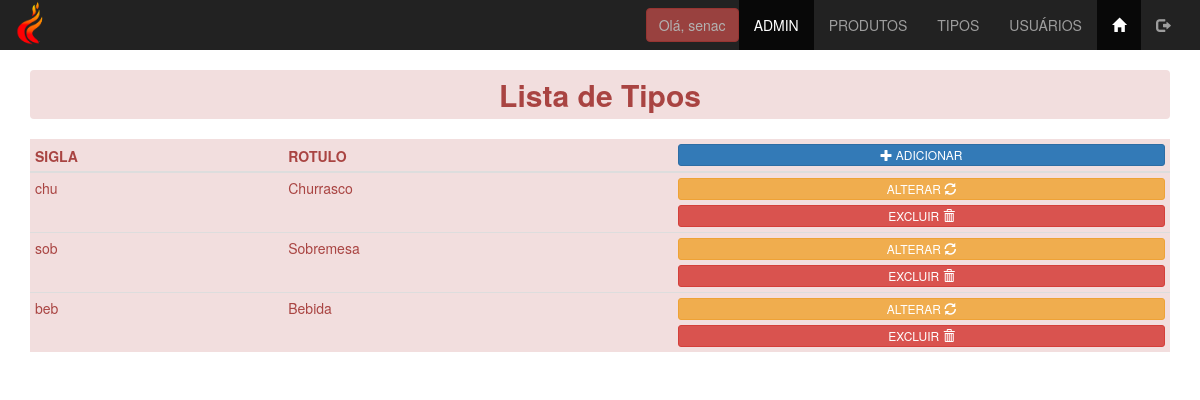
/admin/tipos_lista.php (signed in), run on the app's committed database.
### tables this page shows
CREATE TABLE `tbtipos` (
  `id_tipo` int(11) NOT NULL,
  `sigla_tipo` varchar(3) NOT NULL,
  `rotulo_tipo` varchar(15) NOT NULL
);

### admin/tipos_lista.php (the view, shortened to what this page needs)
<?php
    include '../conn/connect.php';
    $lista = $conn->query("select * from tbtipos");
    $row = $lista->fetch_assoc();
?>
<!DOCTYPE html>
<html lang="pt-BR">
<head>
    <link rel="stylesheet" href="../css/bootstrap.min.css">
    <link rel="stylesheet" href="../css/estilo2.css">
</head>
<body class="fundofixo">
    <?php include "menu_adm.php"; ?>
    <main class="container">
        <h2 class="breadcrumb alert-danger center"><strong> Lista de Tipos </strong></h2>
        <table class="table table-hover table-condensed tb-opacidade alert-danger">
            <thead>
                <th>SIGLA</th>
                <th>ROTULO</th>
                 <th>
                    <a href="tipos_insere.php" target="_self" class="btn btn-block btn-primary btn-xs" role="button">
                        <span class="glyphicon glyphicon-plus" aria-hidden="true"></span>
                        <span class="hidden-xs">ADICIONAR</span>
                    </a>
                </th>
            </thead>
            <tbody>
               <?php do{?>
                    <tr>
                        <td>
                            <?php echo $row['sigla_tipo']?>
                        </td>
                        <td>
                            <?php echo $row['rotulo_tipo']?>
                        </td>
                        <td>
                            <a href="tipos_atualiza.php?id_tipo=<?php echo $row['id_tipo'];?>" role="button" class="btn btn-warning btn-block btn-xs">
                                <span class="hidden-xs">ALTERAR</span>
                                <span class="glyphicon glyphicon-refresh"></span>
                            </a>
                            <button
                                data-id="<?php echo $row['id_tipo'];?>"
                                class="delete btn btn-xs btn-block btn-danger"
                                >
                                <span class="hidden-xs">EXCLUIR</span>
                                <span class="glyphicon glyphicon-trash"></span>
                            </button>
                        </td>
                    </tr>
                    <?php }while($row = $lista->fetch_assoc()); ?>
            </tbody>
        </table>
    </main>
</body>
</html>

### css/estilo2.css (style rules this page uses)
.fundofixo { background: url(../images/bg-fogo.jpg) no-repeat fixed; -webkit-background-size:cover; background-size: cover; }
.center { text-align: center; }

### data on the page
tbtipos: sigla_tipo "chu", rotulo_tipo "Churrasco"
tbtipos: sigla_tipo "sob", rotulo_tipo "Sobremesa"
tbtipos: sigla_tipo "beb", rotulo_tipo "Bebida"

### other printed values
$_SESSION['login_usuario'] "senac"
